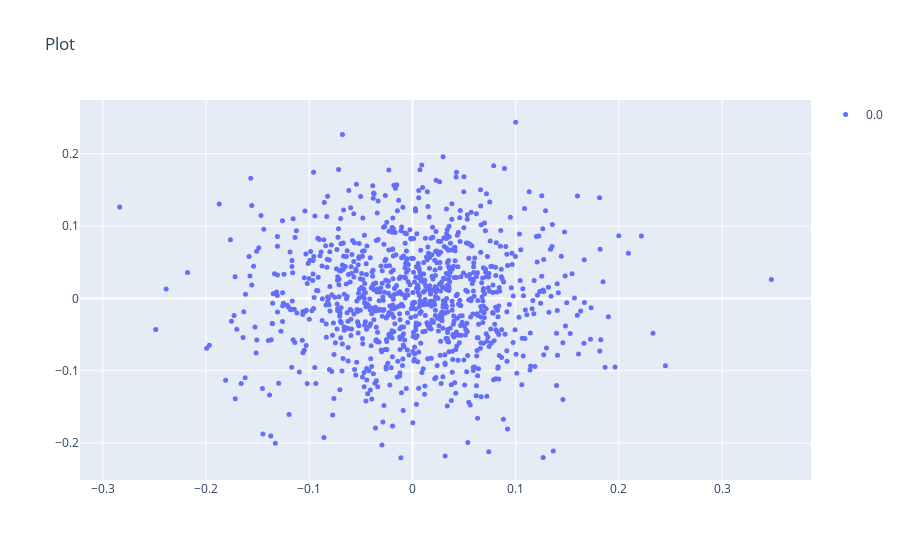

The cell this chart's notebook holds for it:
### Code cell
scatter(data_dict0['data'], s=5)

### Figure 1 — Plotly figure (JSON) as saved in the notebook; plotly's stock layout.template omitted (floating-point values rounded to 4 significant figures; data arrays with more than 128 entries replaced by an {"elided": "..."} marker saying what was removed)
{"data": [{"marker": {"color": 0, "colorscale": [[0, "#440154"], [0.1111, "#482878"], [0.2222, "#3e4989"], [0.3333, "#31688e"], [0.4444, "#26828e"], [0.5556, "#1f9e89"], [0.6667, "#35b779"], [0.7778, "#6ece58"], [0.8889, "#b5de2b"], [1, "#fde725"]], "opacity": 1, "size": 5}, "mode": "markers", "name": "0.0", "type": "scatter", "x": {"elided": "1000 float values"}, "y": {"elided": "1000 float values"}}], "layout": {"scene": {"xaxis": {"title": {"text": "X"}}, "yaxis": {"title": {"text": "Y"}}}, "showlegend": true, "title": {"text": "Plot"}}}
